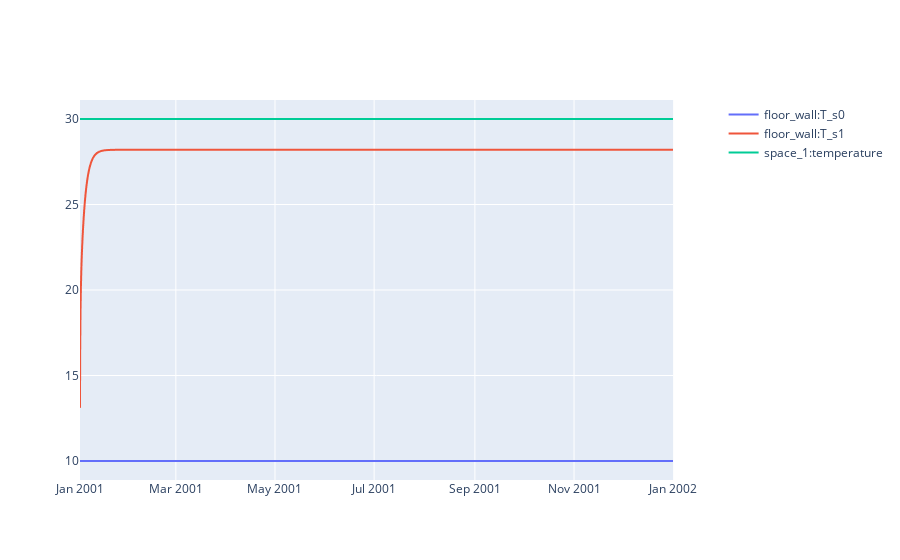

The code cell stored with this chart in its notebook:
### Code cell
suelo = pro.component("floor_wall")
t_suelo = suelo.variable("T_s0")  
t_dentro = suelo.variable("T_s1")
t_aire = pro.component("space_1").variable("temperature")
sim.plot(pro.dates(),[t_suelo, t_dentro, t_aire])

### Figure 1 — Plotly figure (JSON) as saved in the notebook; plotly's stock layout.template omitted (floating-point values rounded to 4 significant figures; data arrays with more than 128 entries replaced by an {"elided": "..."} marker saying what was removed)
{"data": [{"hovertemplate": "date=%{x}<br>floor_wall:T_s0=%{y}<extra></extra>", "legendgroup": "", "line": {"dash": "solid"}, "marker": {"symbol": "circle"}, "mode": "lines", "name": "floor_wall:T_s0", "showlegend": true, "type": "scattergl", "x": {"elided": "8760 str values"}, "xaxis": "x", "y": {"elided": "8760 float values"}, "yaxis": "y"}, {"hovertemplate": "date=%{x}<br>floor_wall:T_s1=%{y}<extra></extra>", "legendgroup": "", "line": {"dash": "solid"}, "marker": {"symbol": "circle"}, "mode": "lines", "name": "floor_wall:T_s1", "showlegend": true, "type": "scattergl", "x": {"elided": "8760 str values"}, "xaxis": "x", "y": {"elided": "8760 float values"}, "yaxis": "y"}, {"hovertemplate": "date=%{x}<br>space_1:temperature=%{y}<extra></extra>", "legendgroup": "", "line": {"dash": "solid"}, "marker": {"symbol": "circle"}, "mode": "lines", "name": "space_1:temperature", "showlegend": true, "type": "scattergl", "x": {"elided": "8760 str values"}, "xaxis": "x", "y": {"elided": "8760 float values"}, "yaxis": "y"}], "layout": {"xaxis": {"anchor": "y", "domain": [0, 0.94]}, "yaxis": {"anchor": "x", "domain": [0, 1]}, "yaxis2": {"anchor": "x", "overlaying": "y", "side": "right"}}}
